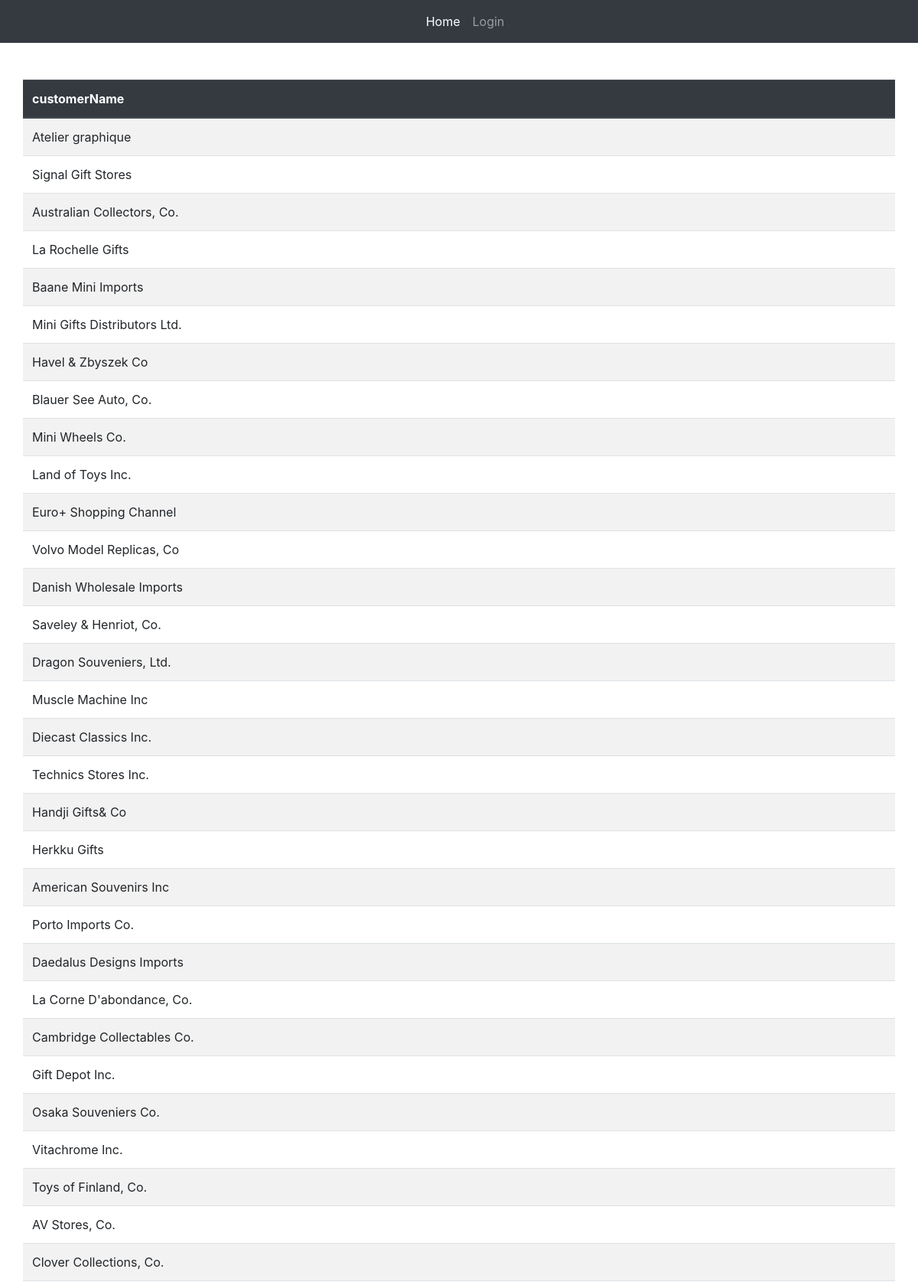
The page /handelCustomerName.php (upper part) on the database its author committed.
### tables this page shows
CREATE TABLE `customers` (
  `customerNumber` int(11) NOT NULL,
  `customerName` varchar(50) NOT NULL,
  `CustomerPass` varchar(50) NOT NULL DEFAULT '1234567',
  `contactLastName` varchar(50) NOT NULL,
  `contactFirstName` varchar(50) NOT NULL,
  `phone` varchar(50) NOT NULL,
  `addressLine1` varchar(50) NOT NULL,
  `addressLine2` varchar(50) DEFAULT NULL,
  `city` varchar(50) NOT NULL,
  `state` varchar(50) DEFAULT NULL,
  `postalCode` varchar(15) DEFAULT NULL,
  `country` varchar(50) NOT NULL,
  `salesRepEmployeeNumber` int(11) DEFAULT NULL,
  `creditLimit` decimal(10,2) DEFAULT NULL
);

### handelCustomerName.php (the view, shortened to what this page needs)
<?php
include "connection.php";
?>
<table class="container table table-striped mt-5">
  <thead class="thead-dark">
    <tr>
        <th scope="col">customerName</th>
    </tr>
  </thead>
  <tbody>
<?php
$name = $_POST['name'];
$query = "SELECT customerName
FROM customers
WHERE customerName LIKE '%$name%'
";
$result = $conn->query($query);
if ($result->num_rows > 0) {
    while($row = $result->fetch_assoc()) {
?>
    <tr>
    <td><?php echo $row['customerName'] ?></td>
    </tr>
<?php
    }
} else {
    echo "0 results";
}
?>
  </tbody>
</table>

### rows shown on the page
customers: customerName "Atelier graphique"
customers: customerName "Signal Gift Stores"
customers: customerName "Australian Collectors, Co."
customers: customerName "La Rochelle Gifts"
customers: customerName "Baane Mini Imports"
customers: customerName "Mini Gifts Distributors Ltd."
customers: customerName "Havel & Zbyszek Co"
customers: customerName "Blauer See Auto, Co."
customers: customerName "Mini Wheels Co."
customers: customerName "Land of Toys Inc."
customers: customerName "Euro+ Shopping Channel"
customers: customerName "Volvo Model Replicas, Co"
customers: customerName "Danish Wholesale Imports"
customers: customerName "Saveley & Henriot, Co."
customers: customerName "Dragon Souveniers, Ltd."
customers: customerName "Muscle Machine Inc"
customers: customerName "Diecast Classics Inc."
customers: customerName "Technics Stores Inc."
customers: customerName "Handji Gifts& Co"
customers: customerName "Herkku Gifts"
customers: customerName "American Souvenirs Inc"
customers: customerName "Porto Imports Co."
customers: customerName "Daedalus Designs Imports"
customers: customerName "La Corne D'abondance, Co."
customers: customerName "Cambridge Collectables Co."
customers: customerName "Gift Depot Inc."
customers: customerName "Osaka Souveniers Co."
customers: customerName "Vitachrome Inc."
customers: customerName "Toys of Finland, Co."
customers: customerName "AV Stores, Co."
customers: customerName "Clover Collections, Co."
